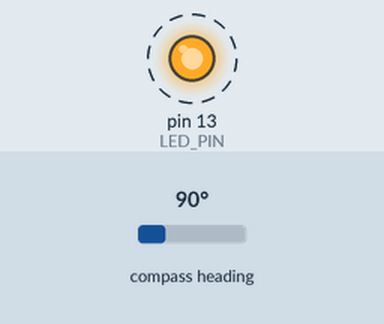
The sketch below on a simulated Arduino Uno, built with avr-gcc and run on an emulated ATmega328P. Parts: output pins drawn as LEDs (lit = HIGH). Dashed ring = blinking. The test bench sets the inputs (shaded band); at power-on: compass heading 90°. What the sketch prints to the serial monitor is not drawn.

Above: at 0.8 s.
1.3 s: compass heading set to 180°
4.3 s: compass heading set to 7°
Timing chart, 0 to 13.3 s (numbered marks = the images above; inputs shaded):
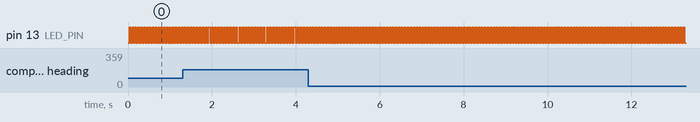

Measured:
- by itself, pin 13 (LED_PIN): alternates HIGH for 0.04 s and LOW for 0.04 s

The sketch:

magnemeter_2.ino
```cpp
#include <HMC5883L.h>

#include "Wire.h"

// I2Cdev and HMC5883L must be installed as libraries, or else the .cpp/.h files
// for both classes must be in the include path of your project


// class default I2C address is 0x1E
// specific I2C addresses may be passed as a parameter here
// this device only supports one I2C address (0x1E)
HMC5883L mag;

int16_t mx, my, mz;

#define LED_PIN 13
bool blinkState = false;

void setup() {
    // join I2C bus (I2Cdev library doesn't do this automatically)
    Wire.begin();

    // initialize serial communication
    // (38400 chosen because it works as well at 8MHz as it does at 16MHz, but
    // it's really up to you depending on your project)
    Serial.begin(9600);

    // initialize device
    Serial.println("Initializing I2C devices...");
    mag.initialize();

    // verify connection
    Serial.println("Testing device connections...");
//    Serial.println(mag.testConnection() ? "HMC5883L connection successful" : "HMC5883L connection failed");

    // configure Arduino LED for
    pinMode(LED_PIN, OUTPUT);
}

void loop() {
    // read raw heading measurements from device
    mag.getHeading(&mx, &my, &mz);

    // display tab-separated gyro x/y/z values
    Serial.print("mag:\t");
    Serial.print(mx); Serial.print("\t");
    Serial.print(my); Serial.print("\t");
    Serial.print(mz); Serial.print("\t");

// To calculate heading in degrees. 0 degree indicates North
    float heading = atan2(my, mx);
    if(heading < 0)
      heading += 2 * M_PI;
    Serial.print("heading:\t");
    Serial.println(heading * 180/M_PI);

    // blink LED to indicate activity
    blinkState = !blinkState;
    digitalWrite(LED_PIN, blinkState);
}
```
